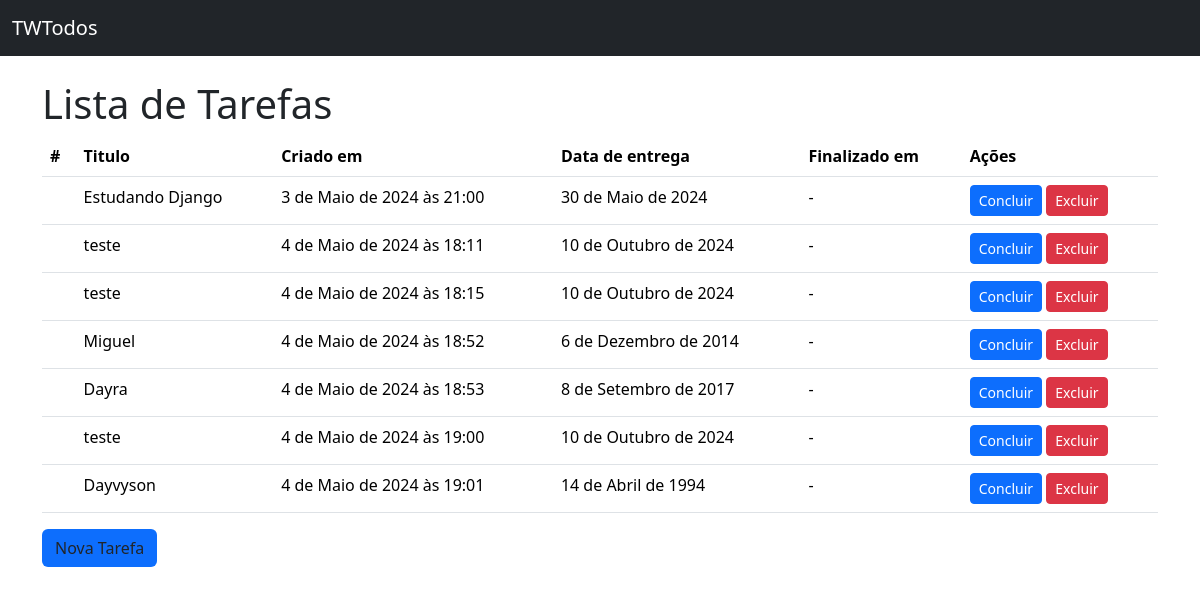
Before: / with the older database file.
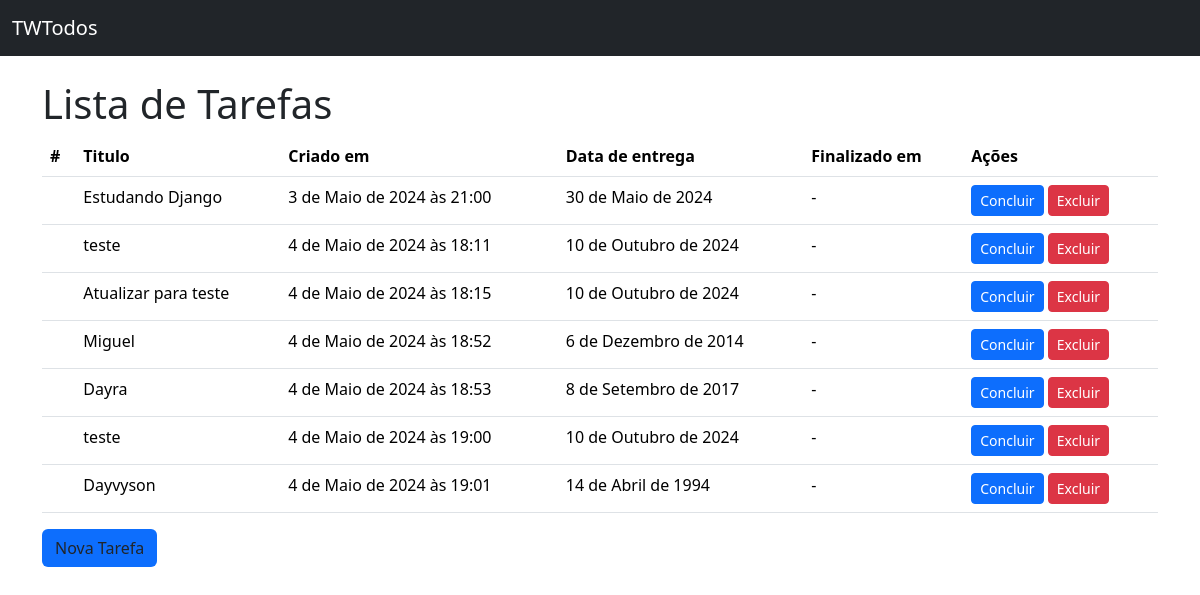
After: the same page with the newer database file.
### todos/models.py (models this page shows)
class Todo(models.Model):
    title = models.CharField(verbose_name="Titulo", max_length=100, null=False, blank=False)
    created_at = models.DateTimeField(auto_now_add=True, null=False, blank=False)
    deadline = models.DateField(verbose_name="Data de entrega", null=False, blank=False)
    finished_at = models.DateField(null=True)

### todos/views.py (the view)
# urls.py: path("", TodoListView.as_view(), name="todo_list"),
class TodoListView(ListView):
    model = Todo

### todos/templates/todos/todo_list.html (shortened to what this page needs)
{% extends "base.html" %}
{% block content %}
<H1>Lista de Tarefas</H1>
{% if todo_list %}
  <table class="table">
      <thead>
        <tr>
          <th scope="col">#</th>
          <th scope="col">Titulo</th>
          <th scope="col">Criado em</th>
          <th scope="col">Data de entrega</th>
          <th scope="col">Finalizado em</th>
          <th scope="col">Ações</th>
        </tr>
      </thead>
        <tbody>
          {% for todo in todo_list %}
              <tr>
                  <th scope="row">{{ tod.pk }}</th>
                  <td>{{ todo.title }}</td>
                  <td>{{ todo.created_at }}</td>
                  <td>{{ todo.deadline }}</td>
                  <td>{{ todo.finished_at|default:"-" }}</td>
                  <td>
                      <a href="#" class="btn btn-primary btn-sm">Concluir</a>
                      <a href="#" class="btn btn-danger btn-sm">Excluir</a>
                    </td>
              </tr>
          {% endfor %}
        </tbody>
    </table>
  {% else %}
    <p>Não há tarefas cadastradas</p>
{% endif %}
<a href="{% url "todo_create" %}" class="btn btn bg-primary">Nova Tarefa</a>
{% endblock content %}

Changed rows visible on the page:
changed Todo: title "teste" → "Atualizar para teste"
